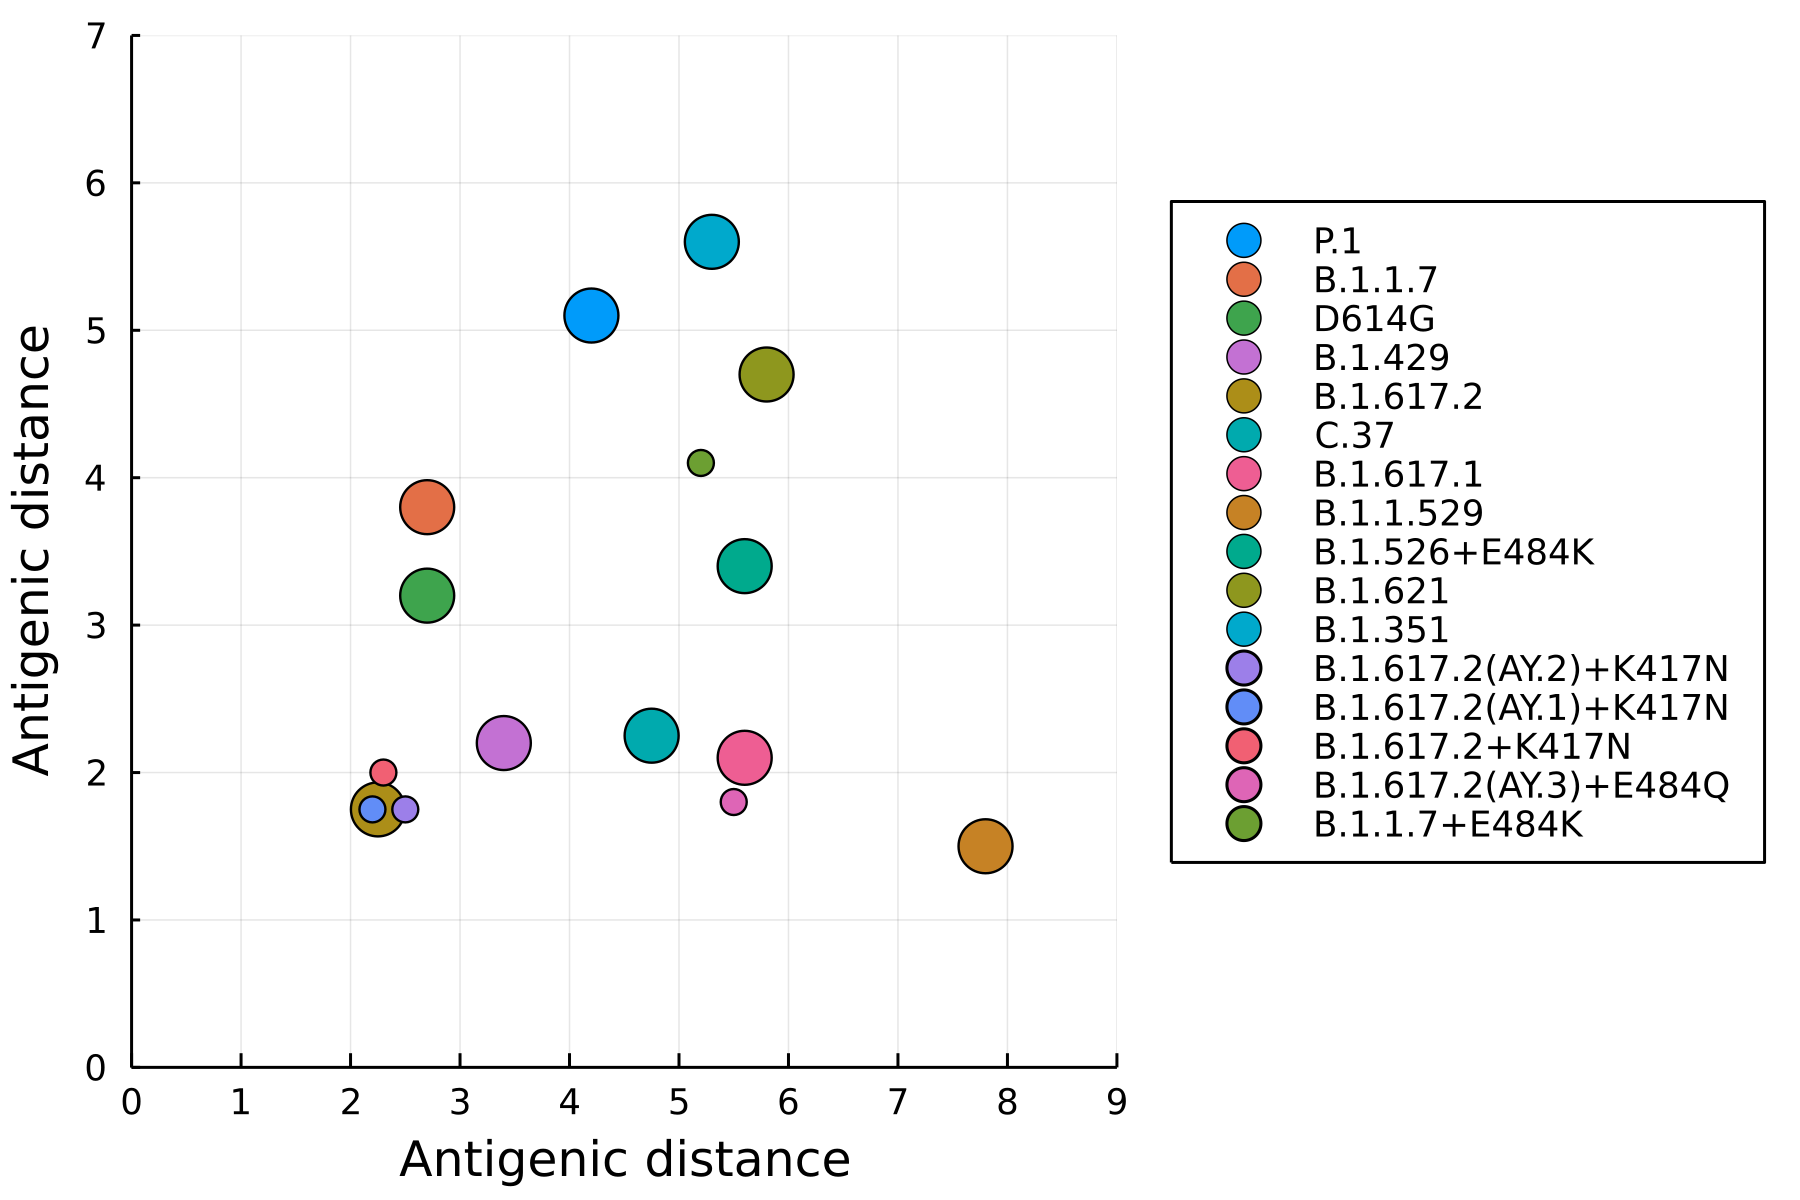

Write the Julia code that produced this figure.
using Plots

antigenic_map = [
    "P.1" => (4.2, 5.1, 0.4),
    "B.1.1.7" => (2.7, 3.8, 0.4),
    "D614G" => (2.7, 3.2, 0.4),
    "B.1.429" => (3.4, 2.2, 0.4),
    "B.1.617.2" => (2.25, 1.75, 0.4),
    "C.37" => (4.75, 2.25, 0.4),
    "B.1.617.1" => (5.6, 2.1, 0.4),
    "B.1.1.529" => (7.8, 1.5, 0.4),
    "B.1.526+E484K" => (5.6, 3.4, 0.4),
    "B.1.621" => (5.8, 4.7, 0.4),
    "B.1.351" => (5.3, 5.6, 0.4),
    "B.1.617.2(AY.2)+K417N" => (2.5, 1.75, 0.2),
    "B.1.617.2(AY.1)+K417N" => (2.2, 1.75, 0.2),
    "B.1.617.2+K417N" => (2.3, 2.0, 0.2),
    "B.1.617.2(AY.3)+E484Q" => (5.5, 1.8, 0.2),
    "B.1.1.7+E484K" => (5.2, 4.1, 0.2),
]

function plot_map()
    p = plot()
    for (name, (x, y, diameter)) in antigenic_map
        scatter!(p, [x], [y];
            label = name, markersize = 25 * diameter, dpi = 300, legend = :outerright,
            xlims = (0, 9),
            ylims = (0, 7),
            xticks = collect(0:9),
            ytick = collect(0:7),
            xlabel = "Antigenic distance",
            ylabel = "Antigenic distance")
    end
    savefig(p, "antigenic_map.png")
end
plot_map()